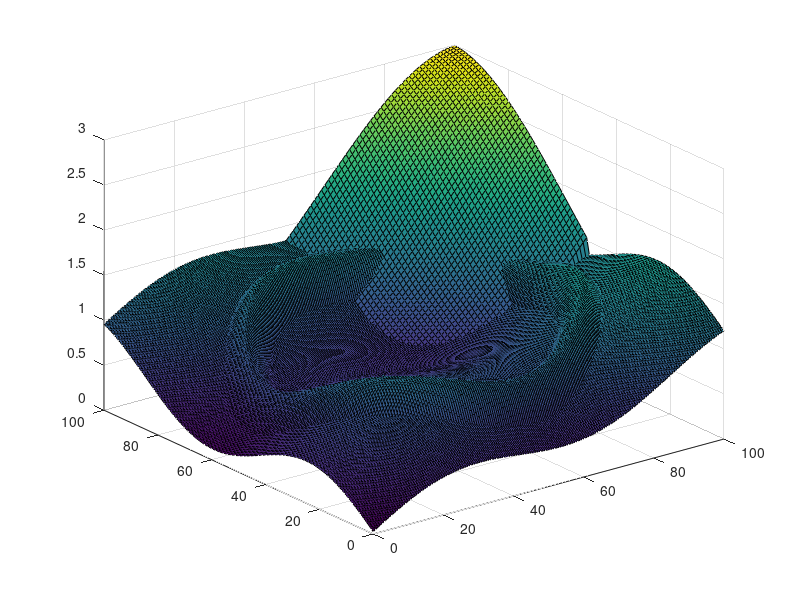

This figure's MATLAB source:
% Script to make a bottom elevation 
% 
% Grid consists of 100 x 100 cells, and thus 101 x 101 faces
% We span the bottom topography across an array of 201 x 201 entries

B = zeros(201,201);

% x is array with points in space.
x = 0:0.5:100;
y = 0:0.5:100;

% Add stuff to B:
%smallX = [-4:0.2:4];
%smallY = [-4:0.2:4];
%bump = zeros(41, 41);
%for i = 1:41
%    for j = 1:41
%        bump(i,j) = 1.3*exp(- ( (smallX(i)*2)^2 + (smallY(j)/1.3)^2)/4);
%    end
%end

%sizeBump = size(bump)
%size(B(2:2:200, 2:2:200))
%B(85:85+sizeBump(1)-1, 10:10+sizeBump(2)-1) = bump;
%B(70:70+sizeBump(1)-1, 80:80+sizeBump(2)-1) = bump;
%B(20:20+sizeBump(1)-1, 100:100+sizeBump(2)-1) = bump';

for i = 1:201
    for j = 1:201
        B(i,j) = 1/300*i + 1/200*j + 0.3*sin((1/170)*i*2*pi) + 0.2*sin((1/170)*j*2*pi);
        r = sqrt((i-100)^2 + (j-100)^2);
        if ( r < 85 && r > 65) 
            B(i,j) = B(i,j) + 0.3*sin( 0.05*(r-65)*pi);
        end
    end
end

surf(x, y, B)
axis([0 100 0 100 0 3])

% store B at cells
(2:2:10)
bmid = B(2:2:200, 2:2:200);
bmidsize = size(bmid)
save('bshore_mid.mat', 'bmid', '-ascii')

% store B at south face
(1:2:10)
bsouth = B(1:2:199, 2:2:200);
bsouthSize = size(bsouth)
save('bshore_south.mat', 'bsouth', '-ascii')

% store B at north face
(3:2:10)
bnorth = B(3:2:201, 2:2:200);
bnorthsize = size(bnorth);
save('bshore_north.mat', 'bnorth', '-ascii')

bwest = B(2:2:200, 1:2:199);
bwestSize = size(bwest)
save('bshore_west.mat', 'bwest', '-ascii')

beast = B(2:2:200, 3:2:201);
beastSize = size(beast)
save('bshore_east.mat', 'beast', '-ascii')

% Create flat surface
% Flat surface -> h + b = const
%H = 1.5*ones(100,100);
%for i=-20:20
%    for j=-20:20
%        if ( i*i + j*j < 15*15 )
%            H(i+50,j+50) = 2.5;
%        end
%    end
%end

% Quarter filled domain
%quarter = zeros(50,50);
H = zeros(100,100);
for i=1:50
    for j=1:50
        H(101-i,101-j) = 3*exp(-(((0.8*i+0.9*j))/50)^2);
    end
end
%H = zeros(100,100);
%H(1:50, 1:50) = quarter(1:50, 1:50);

% Remove negative water depths
H = H - bmid;
for i=1:100
    for j=1:100
        if (H(i,j) < 0 )
            H(i,j) = 0;
        end
    end
end
       
hold on
surf(1:100, 1:100, H + bmid);
hold off
%save('shore_surf.mat', 'H', '-ascii')
save('quarter_surf.mat', 'H', '-ascii')

% Init velocities
initU = zeros(100, 100);
save('initU_a.mat', 'initU', '-ascii')


% Write timesteps ( prosjektet needs 2500 steps of 0.03
timesteps = 1000
dt = 0.03
%dt = 0.2

t = ones(1,timesteps).*dt;
save('timesteps.mat', 't', '-ascii')
